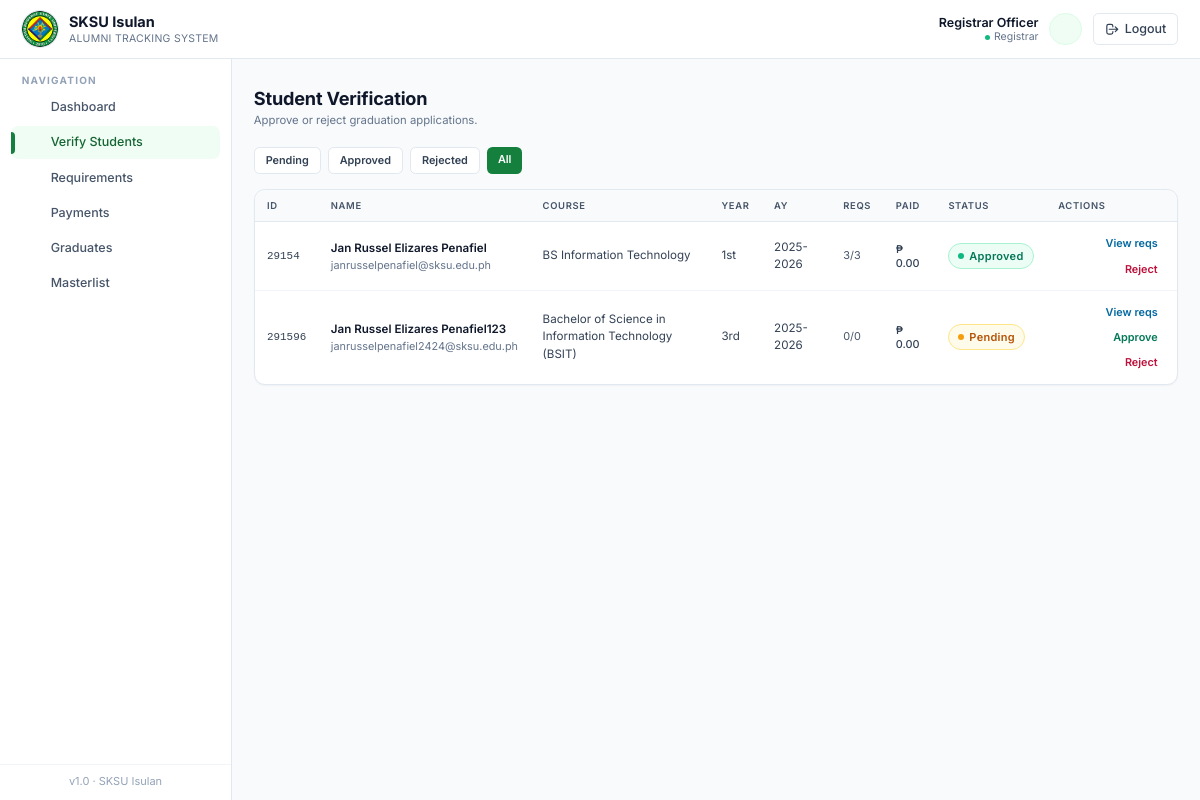
/pages/registrar/verify.php?status=all (signed in), run on the app's committed database.
### tables this page shows
CREATE TABLE `students` (
  `id` int(11) NOT NULL,
  `user_id` int(11) NOT NULL,
  `student_id` varchar(30) NOT NULL,
  `course` varchar(120) NOT NULL,
  `year_level` varchar(20) NOT NULL,
  `department` varchar(120) DEFAULT NULL,
  `academic_year` varchar(20) DEFAULT NULL,
  `expected_graduation` date DEFAULT NULL,
  `status` enum('pending','approved','rejected') DEFAULT 'pending',
  `created_at` datetime DEFAULT current_timestamp()
);

CREATE TABLE `users` (
  `id` int(11) NOT NULL,
  `full_name` varchar(150) NOT NULL,
  `email` varchar(150) NOT NULL,
  `password` varchar(255) NOT NULL,
  `role` enum('student','registrar','alumni','admin') NOT NULL DEFAULT 'student',
  `contact` varchar(30) DEFAULT NULL,
  `address` varchar(255) DEFAULT NULL,
  `status` enum('active','inactive') DEFAULT 'active',
  `created_at` datetime DEFAULT current_timestamp()
);

### includes/db.php (called while the page is built, shortened)
<?php
function db_select($conn, $sql, $types = '', $params = []) {
    $stmt = mysqli_prepare($conn, $sql);
    if (!empty($params)) {
        mysqli_stmt_bind_param($stmt, $types, ...$params);
    }
    mysqli_stmt_execute($stmt);
    $result = mysqli_stmt_get_result($stmt);
    $rows = [];
    while ($row = mysqli_fetch_assoc($result)) {
        $rows[] = $row;
    }
    return $rows;
}
function db_select_one($conn, $sql, $types = '', $params = []) {
    $rows = db_select($conn, $sql, $types, $params);
    return $rows[0] ?? null;
}
function e($value) {
    return htmlspecialchars((string)$value, ENT_QUOTES, 'UTF-8');
}

### pages/registrar/verify.php (the view, shortened to what this page needs)
<?php
require_once __DIR__ . '/../../includes/auth.php';
require_once __DIR__ . '/../../includes/helpers.php';
$filter = $_GET['status'] ?? 'pending';
$where = $filter === 'all' ? '1' : "s.status='" . mysqli_real_escape_string($conn, $filter) . "'";
$all_students = db_select($conn, "SELECT s.*, u.full_name, u.email, u.contact FROM students s JOIN users u ON u.id=s.user_id WHERE $where ORDER BY s.id ASC");
$pg = paginate($all_students, 10);
$students = $pg['rows'];
include __DIR__ . '/../../templates/header.php';
include __DIR__ . '/../../templates/sidebar.php';
?>
<main class="flex-1 px-4 sm:px-6 py-8">
  <div class="page-head">
    <div>
      <h1>Student Verification</h1>
      <p class="subtitle">Approve or reject graduation applications.</p>
    </div>
  </div>
  <div class="mb-4 flex gap-2 flex-wrap">
    <?php foreach (['pending','approved','rejected','all'] as $f):
      $active = $f === $filter; ?>
      <a href="?status=<?= $f ?>" class="px-3 py-1.5 rounded-md text-xs font-semibold transition <?= $active ? 'bg-crimson-700 text-white' : 'bg-white text-ink-700 border border-ink-200 hover:bg-ink-50' ?>"><?= ucfirst($f) ?></a>
    <?php endforeach; ?>
  </div>
  <div class="table-wrap has-pagination overflow-x-auto">
    <table class="table-clean">
      <thead>
        <tr>
          <th class="pl-6">ID</th>
          <th>Name</th>
          <th>Course</th>
          <th>Year</th>
          <th>AY</th>
          <th>Reqs</th>
          <th>Paid</th>
          <th>Status</th>
          <th class="pr-6 text-right">Actions</th>
        </tr>
      </thead>
      <tbody>
        <?php foreach ($students as $s):
          $reqs_total = db_count($conn,'requirements','student_id=?','i',[$s['id']]);
          $reqs_ok = db_count($conn,'requirements',"student_id=? AND status='approved'",'i',[$s['id']]);
          $paid = db_select_one($conn,"SELECT COALESCE(SUM(amount),0) AS s FROM payments WHERE user_id=? AND status='paid'",'i',[$s['user_id']]);
        ?>
          <tr>
            <td class="pl-6 font-mono text-xs text-ink-600" data-label="ID"><?= e($s['student_id']) ?></td>
            <td data-label="Name">
              <div class="font-semibold text-ink-900"><?= e($s['full_name']) ?></div>
              <div class="text-xs text-ink-500"><?= e($s['email']) ?></div>
            </td>
            <td class="text-ink-700" data-label="Course"><?= e($s['course']) ?></td>
            <td class="text-ink-600" data-label="Year"><?= e($s['year_level']) ?></td>
            <td class="text-ink-600" data-label="AY"><?= e($s['academic_year']) ?></td>
            <td data-label="Reqs"><span class="text-xs text-ink-600"><?= $reqs_ok ?>/<?= $reqs_total ?></span></td>
            <td class="text-xs text-ink-700 font-medium" data-label="Paid"><?= fmt_money($paid['s']) ?></td>
            <td data-label="Status"><?= status_badge($s['status']) ?></td>
            <td class="pr-6 text-right" data-label="Actions">
              <div class="inline-flex gap-1 flex-wrap justify-end">
                <a href="<?= APP_URL ?>/pages/registrar/requirements.php?student_id=<?= (int)$s['id'] ?>" class="text-xs font-semibold text-sky-700 hover:bg-sky-50 px-2 py-1 rounded-md">View reqs</a>
                <?php if ($s['status'] !== 'approved'): ?>
                  <a href="<?= APP_URL ?>/actions/registrar_approve_student.php?id=<?= (int)$s['id'] ?>"
                     data-confirm="Approve this student and create graduate + alumni records?"
                     class="text-xs font-semibold text-emerald-700 hover:bg-emerald-50 px-2 py-1 rounded-md">Approve</a>
                <?php endif; ?>
                <?php if ($s['status'] !== 'rejected'): ?>
                  <a href="<?= APP_URL ?>/actions/registrar_reject_student.php?id=<?= (int)$s['id'] ?>"
                     data-confirm="Reject this student application?"
                     class="text-xs font-semibold text-rose-700 hover:bg-rose-50 px-2 py-1 rounded-md">Reject</a>
                <?php endif; ?>
              </div>
            </td>
          </tr>
        <?php endforeach; ?>
      </tbody>
    </table>
  </div>
</main>
<?php include __DIR__ . '/../../templates/footer.php'; ?>

### includes/helpers.php (shortened to what this page needs)
<?php
require_once __DIR__ . '/icons.php';
function fmt_money($amount) {
    return '₱ ' . number_format((float)$amount, 2);
}
function status_badge($status) {
    $status = strtolower((string)$status);
    $map = [
        'pending'        => ['bg-amber-50',   'text-amber-700',   'border-amber-200',   '#f59e0b'],
        'approved'       => ['bg-emerald-50', 'text-emerald-700', 'border-emerald-200', '#10b981'],
        'rejected'       => ['bg-rose-50',    'text-rose-700',    'border-rose-200',    '#f43f5e'],
        'active'         => ['bg-emerald-50', 'text-emerald-700', 'border-emerald-200', '#10b981'],
        'inactive'       => ['bg-slate-100',  'text-slate-700',   'border-slate-200',   '#94a3b8'],
        'paid'           => ['bg-emerald-50', 'text-emerald-700', 'border-emerald-200', '#10b981'],
        'refunded'       => ['bg-sky-50',     'text-sky-700',     'border-sky-200',     '#0ea5e9'],
        'scheduled'      => ['bg-sky-50',     'text-sky-700',     'border-sky-200',     '#0ea5e9'],
        'attended'       => ['bg-emerald-50', 'text-emerald-700', 'border-emerald-200', '#10b981'],
        'cancelled'      => ['bg-rose-50',    'text-rose-700',    'border-rose-200',    '#f43f5e'],
        'employed'       => ['bg-emerald-50', 'text-emerald-700', 'border-emerald-200', '#10b981'],
        'unemployed'     => ['bg-rose-50',    'text-rose-700',    'border-rose-200',    '#f43f5e'],
        'self-employed'  => ['bg-indigo-50',  'text-indigo-700',  'border-indigo-200',  '#6366f1'],
        'further studies'=> ['bg-violet-50',  'text-violet-700',  'border-violet-200',  '#8b5cf6'],
        'upcoming'       => ['bg-sky-50',     'text-sky-700',     'border-sky-200',     '#0ea5e9'],
        'ongoing'        => ['bg-amber-50',   'text-amber-700',   'border-amber-200',   '#f59e0b'],
        'completed'      => ['bg-emerald-50', 'text-emerald-700', 'border-emerald-200', '#10b981'],
    ];
    [$bg, $tx, $br, $dot] = $map[$status] ?? ['bg-slate-50','text-slate-700','border-slate-200','#94a3b8'];
    $label = e(ucfirst($status));
    return '<span class="inline-flex items-center gap-1.5 px-2.5 py-1 rounded-full text-[11px] font-semibold tracking-wide border '
        . $bg . ' ' . $tx . ' ' . $br . '">'
        . '<span class="w-1.5 h-1.5 rounded-full" style="background:' . $dot . '"></span>'
        . $label . '</span>';
}
function db_count($conn, $table, $where = '1', $types = '', $params = []) {
    $sql = "SELECT COUNT(*) AS cnt FROM {$table} WHERE {$where}";
    $row = db_select_one($conn, $sql, $types, $params);
    return (int)($row['cnt'] ?? 0);
}
function paginate(array $rows, int $per_page = 10, string $param = 'page'): array {
    $total = count($rows);
    $pages = max(1, (int)ceil($total / max(1, $per_page)));
    $page  = max(1, min($pages, (int)($_GET[$param] ?? 1)));
    $start = ($page - 1) * $per_page;
    $slice = array_slice($rows, $start, $per_page);
    return [
        'rows'     => $slice,
        'page'     => $page,
        'pages'    => $pages,
        'total'    => $total,
        'per_page' => $per_page,
        'from'     => $total ? $start + 1 : 0,
        'to'       => $start + count($slice),
        'param'    => $param,
    ];
}

### assets/css/app.css (style rules this page uses)
:root { --crimson-50:#f0fdf4; --crimson-100:#dcfce7; --crimson-200:#bbf7d0; --crimson-300:#86efac; --crimson-400:#4ade80; --crimson-500:#22c55e; --crimson-600:#16a34a; --crimson-700:#15803d; --crimson-800:#166534; --crimson-900:#14532d; --ink-50:#f8fafc; --ink-100:#f1f5f9; --ink-200:#e2e8f0; --ink-300:#cbd5e1; --ink-400:#94a3b8; --ink-500:#64748b; --ink-600:#475569; --ink-700:#334155; --ink-800:#1e293b; --ink-900:#0f172a; }
html { font-size: 14.5px; }
html, body { font-family: 'Inter', ui-sans-serif, system-ui, -apple-system, 'Segoe UI', Roboto, sans-serif; }
body { color: var(--ink-800); background: var(--ink-50); line-height: 1.5; }
.table-clean { width:100%; border-collapse: separate; border-spacing: 0; font-size: 0.8rem; }
.table-clean thead th { background: var(--ink-50); color: var(--ink-600); font-weight: 600; text-align:left; padding: 0.6rem 0.85rem; font-size: 0.65rem; text-transform: uppercase; letter-spacing: 0.07em; border-bottom:1px solid var(--ink-200); white-space: nowrap; }
.table-clean tbody td { padding: 0.7rem 0.85rem; border-bottom:1px solid var(--ink-100); color: var(--ink-700); vertical-align: middle; }
.table-clean tbody tr:last-child td { border-bottom: none; }
.table-clean tbody tr { transition: background .12s ease; }
.table-wrap { background:#fff; border:1px solid var(--ink-200); border-radius: 0.75rem; overflow: hidden; box-shadow: 0 1px 2px rgba(15,23,42,0.04); }
.page-head { display:flex; align-items: flex-start; justify-content: space-between; gap: 1rem; margin-bottom: 1.25rem; flex-wrap: wrap; }
.page-head h1 { font-size: 1.25rem; font-weight: 700; color: var(--ink-900); letter-spacing: -0.01em; line-height: 1.2; }
.page-head .subtitle { font-size: 0.78rem; color: var(--ink-500); margin-top: 0.15rem; }
.table-wrap.has-pagination { border-bottom-left-radius: 0; border-bottom-right-radius: 0; border-bottom: 0; }
.table-wrap.has-pagination:not(:has(+ .pagination)) { border-bottom-left-radius: 0.75rem; border-bottom-right-radius: 0.75rem; border-bottom: 1px solid var(--ink-200); }

### data on the page
students: student "29154", user.full_name "Jan Russel Elizares Penafiel", user.email "janrusselpenafiel@sksu.edu.ph", course "BS Information Technology", year_level "1st", academic_year "2025-2026", reqs_ok "3", reqs_total "3", s "₱ 0.00", status "Approved"
students: student "291596", user.full_name "Jan Russel Elizares Penafiel123", user.email "janrusselpenafiel2424@sksu.edu.ph", course "Bachelor of Science in Information Technology (BSIT)", year_level "3rd", academic_year "2025-2026", reqs_ok "0", reqs_total "0", s "₱ 0.00", status "Pending"

### other printed values
$_SESSION['full_name'] "Registrar Officer"
$_role "Registrar"
$label "Dashboard"
$label "Verify Students"
$label "Requirements"
$label "Payments"
$label "Graduates"
$label "Masterlist"
$f "Pending"
$f "Approved"
$f "Rejected"
$f "All"
